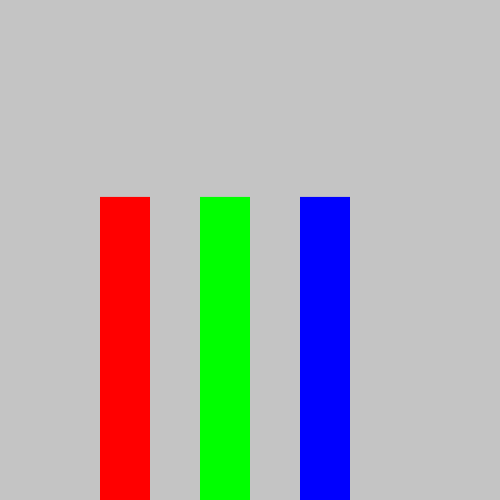
Frame 1 (no input)
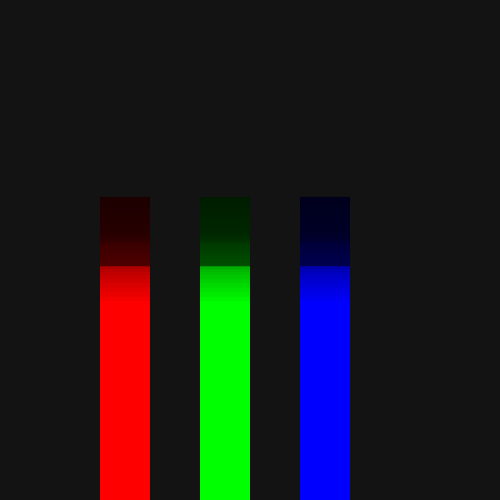
Frame 60 (the mouse pressed at the canvas centre just before this capture)
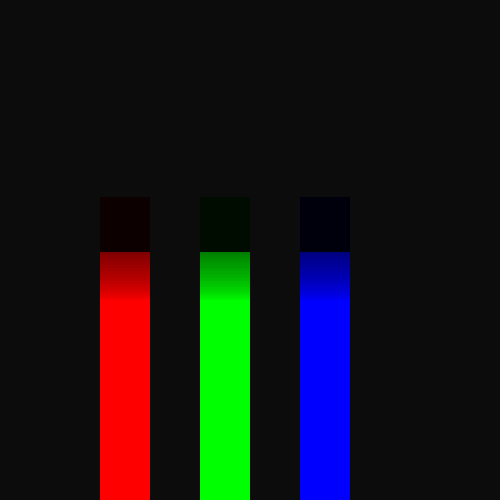
Frame 120 (the mouse held since frame 60 and released just before this capture)

The Processing sketch that drew these frames (run headless with seeded random() and noise(); from frame 60 on, the mouse is pressed at the canvas centre):

// Processing sketch: processing_138146
// ── processing_138146.pde

float time = 0.0;

void setup()
{
  size(500, 500);
  smooth();
}

void draw()
{
  float xoff = time;
  noStroke();
  float n = noise(xoff)*height;

  fill(0,10);
  rect(0, 0, width, height);

  fill(255, 0, 0);
  rect(100, height, 50, -n);
  fill(0, 255, 0);
  rect(200, height, 50, -n);
  fill(0, 0, 255);
  rect(300, height, 50, -n);

  time+=0.01;

}
